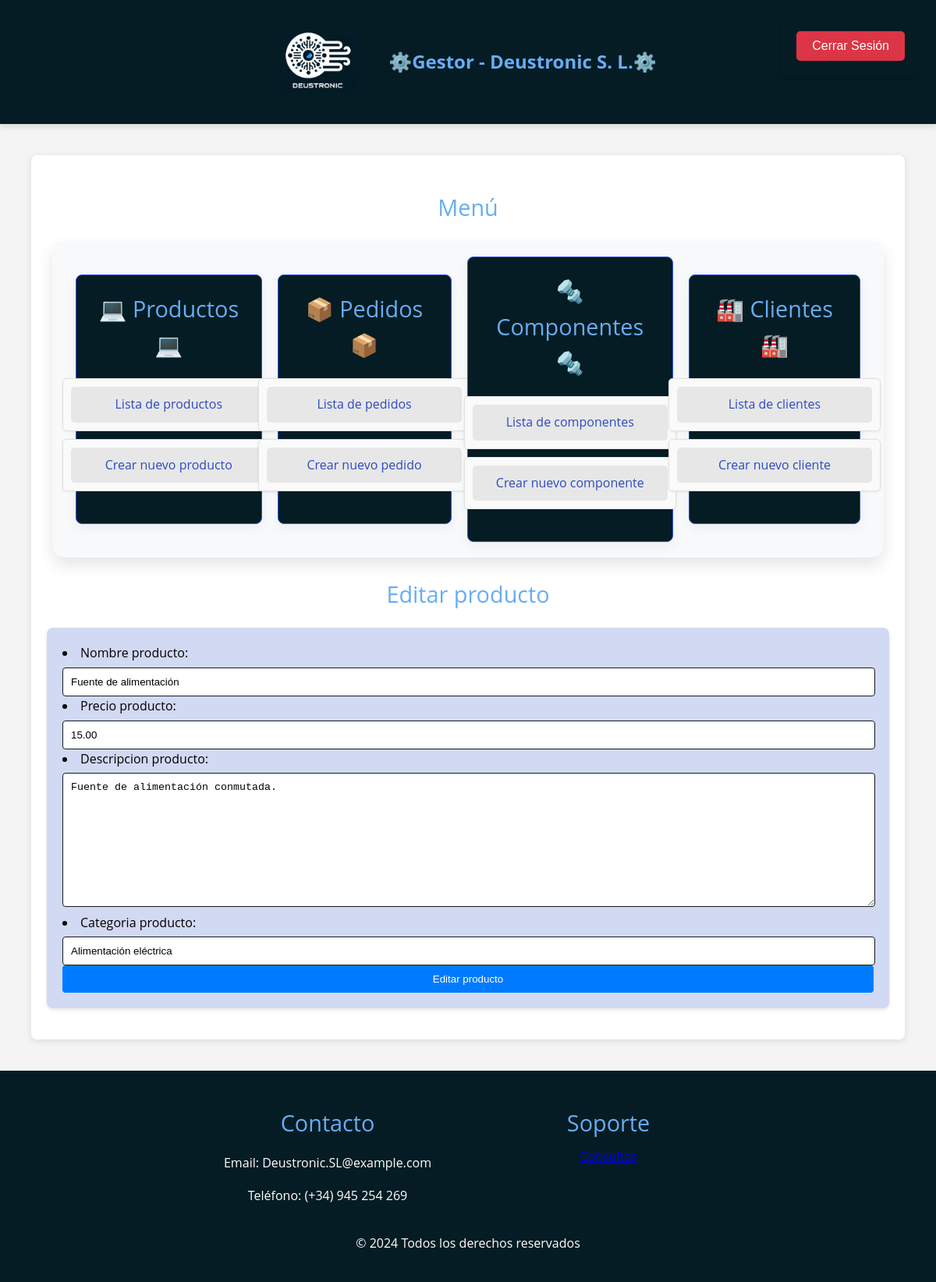
The app's page /appDjango/productos/modificar/17 with its own data.
### appDjango/models.py (models this page shows, shortened)
class Producto(models.Model):
    referencia_producto = models.AutoField(primary_key=True)
    nombre_producto = models.CharField(max_length=255)
    precio_producto = models.DecimalField(max_digits=10, decimal_places=2)
    descripcion_producto = models.TextField()
    categoria_producto = models.CharField(max_length=100)
    class Meta:
        verbose_name_plural = "Productos"
        verbose_name = "Producto"
        ordering = ["nombre_producto"]

### appDjango/views.py (the view, shortened to what this page needs)
# urls.py: path('productos/modificar/<int:pk>', ProductoUpdateView.as_view(), name='producto_update'),
class ProductoUpdateView(UpdateView):
    model = Producto
    template_name = 'appDjango/producto_update.html'
    form_class = ProductoForm
    def get(self, request, pk):
        producto = get_object_or_404(Producto, pk=pk)
        formulario = self.form_class(instance=producto)
        context = {'formulario': formulario, 'producto': producto}
        return render(request, self.template_name, context)

### appDjango/forms.py
class ProductoForm(forms.ModelForm):
    class Meta:
        model = Producto
        fields = '__all__'

### templates/appDjango/producto_update.html (shortened to what this page needs)
{% extends 'base.html' %}
{% block contenido %}
    <h2>Editar producto</h2>
    <form action="{% url 'producto_update' producto.referencia_producto%}" method="post">
        {{ formulario.as_ul }}
        <input type="submit" value="Editar producto"/>
    </form>
{% endblock %}

### static/css/estilos.css (style rules this page uses)
body { font-family: 'Open Sans', Arial, sans-serif; background-color: #f4f4f4; color: black; line-height: 1.6; margin: 0; padding: 0; }
h1, h2 { color: #68adf3; font-weight: normal; }
h2 { font-size: 1.8rem; margin-bottom: 0.5rem; text-align: center; }
form { margin: 20px auto; padding: 20px; background-color: #d2d9f3; border-radius: 8px; box-shadow: 0 2px 5px rgba(0, 0, 0, 0.1); }
input[type="text"], input[type="number"], textarea { width: calc(100% - 20px); padding: 10px; margin-top: 5px; border: 1px solid #131b1c; border-radius: 4px; }
input[type="submit"] { width: 100%; padding: 10px 15px; background-color: #007bff; color: white; border: none; border-radius: 4px; cursor: pointer; transition: background-color 0.3s; }

### records on screen
Producto: nombre_producto "Fuente de alimentación", precio_producto "15.00", descripcion_producto "Fuente de alimentación conmutada.", categoria_producto "Alimentación eléctrica"
